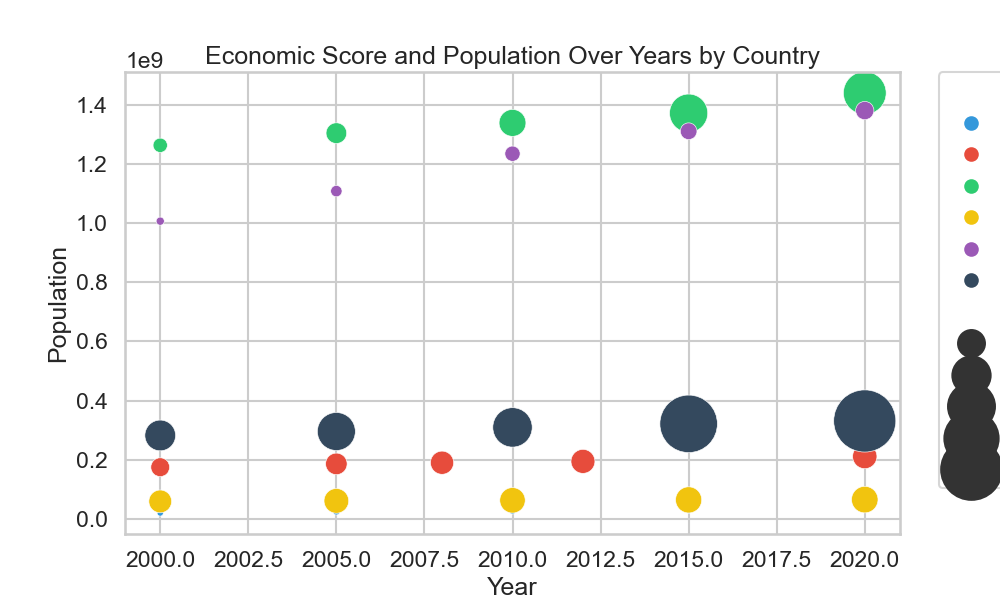

Write the Python code that produced this figure.

import seaborn as sns
import matplotlib.pyplot as plt
import pandas as pd

# We'll create a DataFrame using the copied data
data = {
    'Country': ['Afghanistan', 'Afghanistan', 'Afghanistan', 'Afghanistan', 'Afghanistan',
                'Brazil', 'Brazil', 'Brazil', 'Brazil', 'Brazil',
                'China', 'China', 'China', 'China', 'China',
                'France', 'France', 'France', 'France', 'France',
                'India', 'India', 'India', 'India', 'India',
                'USA', 'USA', 'USA', 'USA', 'USA'],
    'Year': [2000, 2005, 2010, 2015, 2020,
             2000, 2005, 2008, 2012, 2020,
             2000, 2005, 2010, 2015, 2020,
             2000, 2005, 2010, 2015, 2020,
             2000, 2005, 2010, 2015, 2020,
             2000, 2005, 2010, 2015, 2020],
    'Population': [20040000, 25000000, 29120000, 32527000, 38928000,
                   174800000, 186110000, 190010000, 194500000, 211050000,
                   1262645000, 1303720000, 1338300000, 1371220000, 1439324000,
                   59278000, 60980000, 62844000, 64338000, 65273000,
                   1006300000, 1107800000, 1234280000, 1310152000, 1380004000,
                   282160000, 295515000, 309321000, 321368000, 331002000],
    'Economy_Score': [300, 350, 400, 420, 410,
                      2000, 2600, 3000, 3200, 3300,
                      1200, 2400, 4000, 8000, 10000,
                      2900, 3400, 3600, 3800, 3900,
                      450, 790, 1350, 1600, 1900,
                      5200, 7900, 8500, 18000, 21000]
}

df = pd.DataFrame(data)

# Create the bubble chart
plt.figure(figsize=(10, 6))
bubble = sns.scatterplot(data=df, x="Year", y="Population", size="Economy_Score", 
                         hue="Country", sizes=(20, 2000), 
                         palette=["#3498db","#e74c3c","#2ecc71","#f1c40f","#9b59b6","#34495e"])

# Customizing the plot
bubble.set_title('Economic Score and Population Over Years by Country')
bubble.set_xlabel('Year')
bubble.set_ylabel('Population')
plt.legend(bbox_to_anchor=(1.05, 1), loc=2, borderaxespad=0.)
plt.grid(True)
plt.show()
